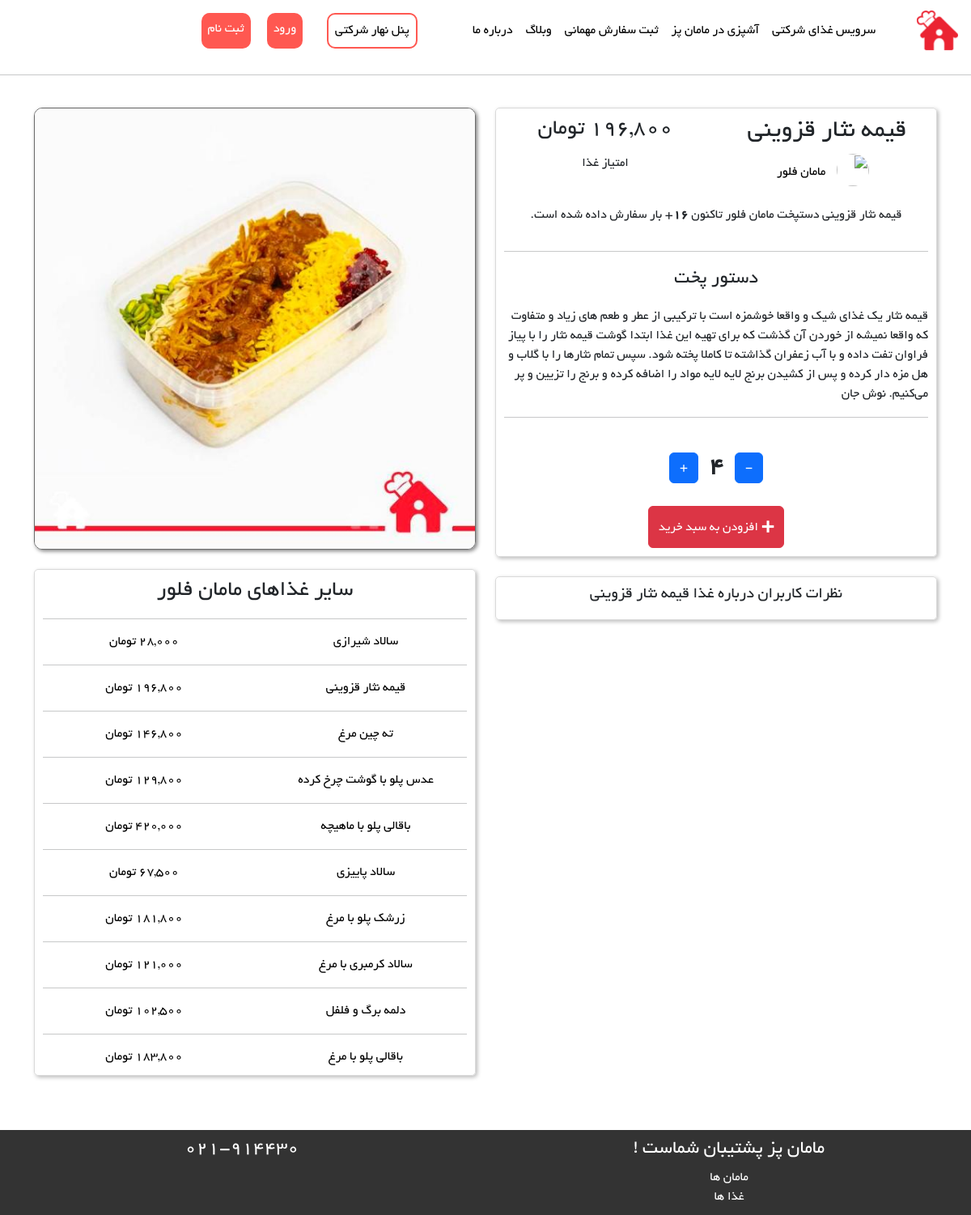
Page /foods/foods/10 on the committed database.
### Food/models.py (models this page shows)
class FoodsModel(models.Model):
    mom = models.ForeignKey(MomsModel, on_delete=models.CASCADE)
    food_name = models.CharField(max_length=100)
    food_price = models.IntegerField()
    food_recipe = models.CharField(max_length=500)
    food_order = models.IntegerField(editable=False, default=0)
    food_photo = models.ImageField(upload_to='foods_picture')
    is_active = models.BooleanField(default=True)
    def __str__(self):
        return self.food_name
    class Meta:
        db_table = 'Foods'
        verbose_name = 'Food'
        verbose_name_plural = 'Foods'

### Moms/models.py (models this page shows, shortened)
class MomsModel(models.Model):
    user = models.ForeignKey(User, on_delete=models.CASCADE)
    profile_photo = models.ImageField(upload_to='moms_profiles', blank=True, null=True)
    home_number = models.CharField(max_length=20, blank=True, null=True)
    state = models.ForeignKey(State, on_delete=models.CASCADE, blank=True, null=True)
    city = models.ForeignKey(City, on_delete=models.CASCADE, blank=True, null=True)
    wallet = models.IntegerField(default=0)
    class Meta:
        db_table = 'Moms'
        verbose_name = 'Mom'
        verbose_name_plural = 'Moms'

### BaseApp/models.py (models this page shows, shortened)
class User(AbstractUser):
    phone_number = models.CharField(max_length=20, null=True, blank=True)
    email_active_code = models.CharField(max_length=100, null=True, blank=True)
    address = models.TextField(null=True, blank=True)
    is_mom = models.BooleanField(default=False)
    is_company = models.BooleanField(default=False)
    is_employee = models.BooleanField(default=False)
    class Meta:
        db_table = 'User'

### Food/views.py (the view, shortened to what this page needs)
# urls.py: path('foods/<int:food_id>', views.FoodDetailsView.as_view(), name='FoodDetails'),
class FoodDetailsView(View):
    def get(self, request, food_id):
        add_comment_form = CommentForm()
        food: FoodsModel = FoodsModel.objects.filter(id=food_id).first()
        other_food = FoodsModel.objects.filter(mom_id=food.mom_id).order_by('-id')
        comments = Comment.objects.filter(food_id=food_id).order_by('-id')
        answers: Answer = Answer.objects.filter(comment__food_id=food_id)
        order_id = Order.objects.filter(user_id=request.user.id).first()
        order_detail = OrderDetail.objects.filter(order_id=order_id, is_paid=True, food_id=food_id)
        if order_detail:
            user_can_comment = True
        else:
            user_can_comment = False
        context = {
            'food': food,
            'other_food': other_food,
            'comments': comments,
            'user_can_comment': user_can_comment,
            'add_comment_form': add_comment_form,
            'answers': answers,
        }
        return render(request, 'Food/FoodDetails.html', context)

### Food/templates/Food/FoodDetails.html (shortened to what this page needs)
{% extends 'base/layout.html' %}
{% load static %}
{% load humanize %}
{% block HeaderLinks %}
    <link rel="stylesheet" href="{% static 'css/Moms/FoodDetails-style.css' %}">
{% endblock %}
{% block main %}
    <div class="row">
        <div class="col-md-6">
            <div class="box">
                <div class="row text-center">
                    <div class="col-6">
                        <h2>{{ food }}</h2>
                    </div>
                    <div class="col-6">
                        <h3>
                            {{ food.food_price|intcomma }} تومان
                        </h3>
                    </div>
                </div>
                <div class="row text-center">
                    <div class="col-6">
                        <a href="{% url 'MomProfile' mom_id=food.mom.user_id %}">
                            <img style="display: inline;" class="mom-profile"
                                 src="{% url 'getMomImage' mom_id=food.mom_id %}"/>
                            <p style="display: inline">مامان {{ food.mom.user.first_name }}</p>
                        </a>
                    </div>
                    <div class="col-6">امتیاز غذا</div>
                </div>
                <br/>
                {% if food.food_order != 0 %}
                    <div class="row text-center">
                        <div class="col-12">
                            <p>{{ food.food_name }} دستپخت مامان {{ food.mom.user.first_name }} تاکنون
                                <strong>{{ food.food_order }}</strong>+ بار سفارش داده شده است.</p>
                        </div>
                    </div>
                {% endif %}
                <hr/>
                <p class="dastor-pokht">دستور پخت</p>
                <p>{{ food.food_recipe }}</p>
                <hr/>
                <br/>
                {% if food.is_active %}
                    <div class="row text-center">
                        <div id="count" class="col-12">
                            <button onclick="oppositeCount()" class="btn btn-primary">-</button>
                            <p id="counter">4</p>
                            <button onclick="addCount()" class="btn btn-primary">+</button>
                        </div>
                    </div>
                    <br/>
                    <div class="row">
                        <div class="col-12 text-center">
                            {% if request.user.is_authenticated %}
                                <button id="addToOrderBtn" onclick="addFoodToOrder({{ food.id }})"
                                        class="text-center btn btn-danger">
                                    <span id="plus-icon">+</span> افزودن به سبد خرید
                                </button>
                                <button id="success" class="text-center btn btn-success"> غذا با موفقیت به سبد خرید اضافه شد
                                </button>
                            {% else %}
                                <button id="showAlert"
                                        onclick="alert('کاربرگرامی برای افزودن غذا به سبد خرید باید ابتدا وارد حساب کاربری خود شوید.')"
                                        class="text-center btn btn-danger">
                                    <span id="plus-icon">+</span> افزودن به سبد خرید
                                </button>
                            {% endif %}
                        </div>
                    </div>
                {% else %}
                    <div class="row text-center">
                        <div class="col-12">
                            <p class="btn btn-secondary">غذا غیرفعال است</p>
                        </div>
                    </div>
                {% endif %}
            </div>
            <br/>
            <div class="box">
                <div class="row">
                    <div class="col-12 text-center">
                        <h5>نظرات کاربران درباره غذا {{ food.food_name }}</h5>
                    </div>
                </div>
            </div>
            <br/>
        </div>
        <div class="col-md-6">
            <div class="row">
                <div class="col-12 text-center">
                    <img id="food-photo" src="{{ food.food_photo.url }}"/>
                </div>
            </div>
            <br/>
            <div class="row">
                <div class="col-12">
                    <div class="box">
                        <div class="row text-center">
                            <div class="col-12">
                                <h3 style="margin: 0">سایر غذاهای مامان {{ food.mom.user.first_name }}</h3>
                            </div>
                        </div>
                        {% for food in other_food %}
                            <hr/>
                            <a href="{% url 'FoodDetails' food_id=food.id %}">
                                <div class="row text-center">
                                    <div class="col-6">
                                        <p style="margin: 0">{{ food.food_name }}</p>
                                    </div>
                                    <div class="col-6">{{ food.food_price|intcomma }} تومان</div>
                                </div>
                            </a>
                        {% endfor %}
                    </div>
                </div>
            </div>
        </div>
    </div>
{% endblock %}

### static/css/base/layout-style.css (style rules this page uses)
body { font-family: 'Yekan'; direction: rtl; }
body { direction: rtl; }
a { text-decoration: none; color: black; }
body { margin-bottom: 100px; }

### static/css/Moms/FoodDetails-style.css (style rules this page uses)
#food-photo { border-radius: 10px; border: 1px solid #6b6b6b; box-shadow: 2px 2px 5px #808080FF; width: 100% ; }
.box { border: 1px solid #dadada; border-radius: 5px; padding: 10px; box-shadow: 2px 2px 5px #bbbbbb; }
.dastor-pokht { text-align: center; font-size: 24px; }
#counter { display: inline; padding: 10px; font-size: 30px; font-weight: bold; }
#plus-icon { font-size: 25px; font-weight: bold; }
.mom-profile { width: 40px; height: 40px; border-radius: 50%; margin: 0 10px; }

### rows in the picture
FoodsModel: food_name "قیمه نثار قزوینی", food_price "196,800", mom.user.first_name "فلور", food_order "16", food_recipe "قیمه نثار یک غذای شیک و واقعا خوشمزه است با ترکیبی از عطر و طعم های زیاد و متفاوت که واقعا نمیشه از خوردن آن گذشت که برای تهیه این غذا ابتدا گوشت قیمه نثار را با پیاز فراوان تفت داده و با آب زعفران گذاشته تا کاملا پخته شود. سپس تمام نثارها را با گلاب و هل مزه دار کرده و پس از کشیدن برنج لایه لایه مواد را اضافه کرده و برنج را تزیین و پر می‌کنیم. نوش جان", food_photo (picture)
FoodsModel: food_name "سالاد شیرازی", food_price "28,000"
FoodsModel: food_name "ته چین مرغ", food_price "146,800"
FoodsModel: food_name "عدس پلو با گوشت چرخ کرده", food_price "129,800"
FoodsModel: food_name "باقالی پلو با ماهیچه", food_price "420,000"
FoodsModel: food_name "سالاد پاییزی", food_price "67,500"
FoodsModel: food_name "زرشک پلو با مرغ", food_price "181,800"
FoodsModel: food_name "سالاد کرمبری با مرغ", food_price "121,000"
FoodsModel: food_name "دلمه برگ و فلفل", food_price "102,500"
FoodsModel: food_name "باقالی پلو با مرغ", food_price "183,800"
